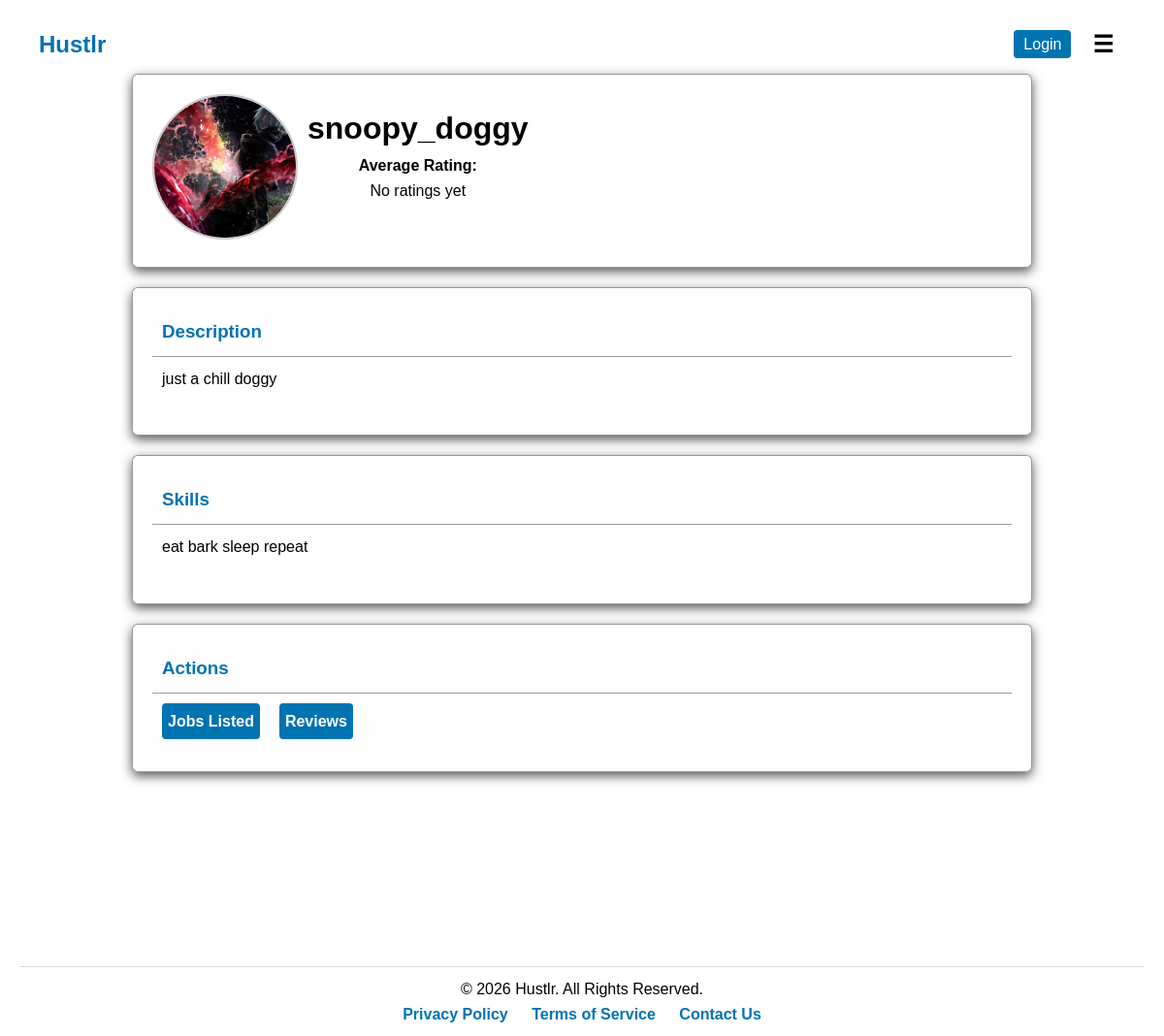
The app's page /users/profile/13/ with its own data.
### users/models.py (models this page shows, shortened)
class Profile(models.Model):
    user = models.OneToOneField(User, max_length=15, on_delete=models.CASCADE)
    profile_name = models.CharField(max_length=30, unique=False, blank=True, null=False)
    profile_picture = models.ImageField(upload_to='profile_pics/', blank=True, null=True)
    location = models.TextField(max_length=20, blank=False)
    description = models.TextField(max_length=250, blank=True)
    avg_review_score = models.FloatField(default=0.0)
    skills = models.TextField(blank=True)
    resume = models.FileField(upload_to='resumes/', blank=True, null=True)

### users/views.py (the view)
# urls.py: path('profile/<int:profile_id>/', views.profile_detail, name='profile_detail'),
def profile_detail(request, profile_id):
    profile = get_object_or_404(Profile, id=profile_id)
    reviews = Review.objects.filter(review_received=profile)
    average_rating = Review.objects.filter(review_received=profile).aggregate(Avg('rating'))['rating__avg']
    return render(request, 'users/profile_detail.html', {
        'profile': profile,
        'reviews': reviews,
        'average_rating': average_rating,
    })

### users/context_processors.py (called while the page is built)
def unread_messages(request):
    if request.user.is_authenticated:
        conversations = Conversation.objects.filter(
            messages__is_read=False
        ).exclude(messages__sender=request.user).distinct()
        count = conversations.count()
    else:
        count = 0
    return {'unread_count': count}

### users/templatetags/custom_filters.py (called while the page is built)
@register.filter
def split(value, key):
    if value:
        return [v.strip() for v in value.split(key) if v.strip()]
    return []

### users/templates/users/profile_detail.html (shortened to what this page needs)
{% extends 'job_board/base.html' %}
{% load static %}
{% load custom_filters %}
{% block extra_css %}
<link rel="stylesheet" href="{% static 'css/profile.css' %}">
{% endblock %}
{% block content %}
<div class="profile-container">
    <div class="profile-header">
        <div class="profile-left">
            <div class="profile-picture">
                {% if profile.profile_picture %}
                    <img class="profile" src="{{ profile.profile_picture.url }}">
                {% else %}
                    <img class='profile' src="{% static 'images/default_profile.png' %}" alt="Profile Preview" class="profile-preview">
                {% endif %}
            </div>
            <div class="profile-info">
                <h1>{{ profile.user }}</h1>
                <div class="profile-rating">
                    <h4>Average Rating:</h4>
                    {% if average_rating is not None %}
                        <p>⭐ {{ average_rating|floatformat:-1 }} / 5</p>
                    {% else %}
                        <p>No ratings yet</p>
                    {% endif %}
                </div>
            </div>
        </div>
    </div>
    <div class="profile-section">
        <h3>Description</h3>
        <p>{{ profile.description }}</p>
    </div>
    <div class="profile-section">
        <h3>Skills</h3>
        {% if profile.skills %}
            <ul class="skills-list">
                {% for skill in profile.skills|split:"," %}
                    {% if skill %}
                        <li>{{ skill }}</li>
                    {% endif %}
                {% endfor %}
            </ul>
        {% else %}
            <p>No skills added yet.</p>
        {% endif %}
    </div>
    <div class="profile-section">
        <h3>Actions</h3>
        <div class="profile-actions">
            <a href="{% url 'user_jobs' profile.id %}">Jobs Listed</a>
            <a href="{% url 'reviews' profile.id %}">Reviews</a>
        </div>
    </div>
</div>
{% endblock %}

### static/css/styles.css (style rules this page uses)
* { margin: 0; padding: 0; box-sizing: border-box; font-family: Arial, sans-serif; }
html { scroll-behavior: smooth; scroll-padding-top: 7rem; }
body { background-color: #ffffff; color: #000000; line-height: 1.6; padding: 0 20px; padding-top: 1rem; position: relative; }
ul { list-style-type: none; margin: 0; padding: 0; }
a { text-decoration: none; color: #0073b1; }

### static/css/profile.css (style rules this page uses)
.profile-container { height: 90vh; gap: 20px; flex-direction: column; align-items: center; display: flex; }
.profile-header { width: 80%; height: 200px; display: flex; border: 1px solid #00000067; background-color: #ffffff97; border-radius: 6px; transition: box-shadow 0.2s; box-shadow: 0 4px 12px rgba(0, 0, 0, 0.671); padding: 20px; position: relative; }
.profile-left { display: flex; width: 50%; }
.profile { width: 150px; height: 150px; object-fit: cover; border-radius: 50%; margin-bottom: 0.5rem; border: 2px solid #ccc; }
.profile-info { padding: 10px; text-align: center; }
.profile-section { width: 80%; height: 200px; display: column; border: 1px solid #00000067; background-color: #fffdfd97; border-radius: 6px; transition: box-shadow 0.2s; box-shadow: 0 4px 12px rgba(0, 0, 0, 0.671); padding: 20px; position: relative; max-height: 200px; }
.profile-section h3 { border-bottom: 1px solid #00000063; color: #0073b1; padding: 10px; }
.profile-section p { padding: 10px; }
.skills-list { padding: 10px; border-radius: 20px; }
.profile-actions { display: flex; }
.profile-actions a { background-color: #0073b1; color: white; border: none; padding: 6px 6px; border-radius: 4px; cursor: pointer; font-weight: bold; text-decoration: none; transition: background 0.2s; height: 100%; margin: 10px; }

### records on screen
Profile: profile_picture (picture), user "snoopy_doggy", description "just a chill doggy", skills "eat bark sleep repeat"
